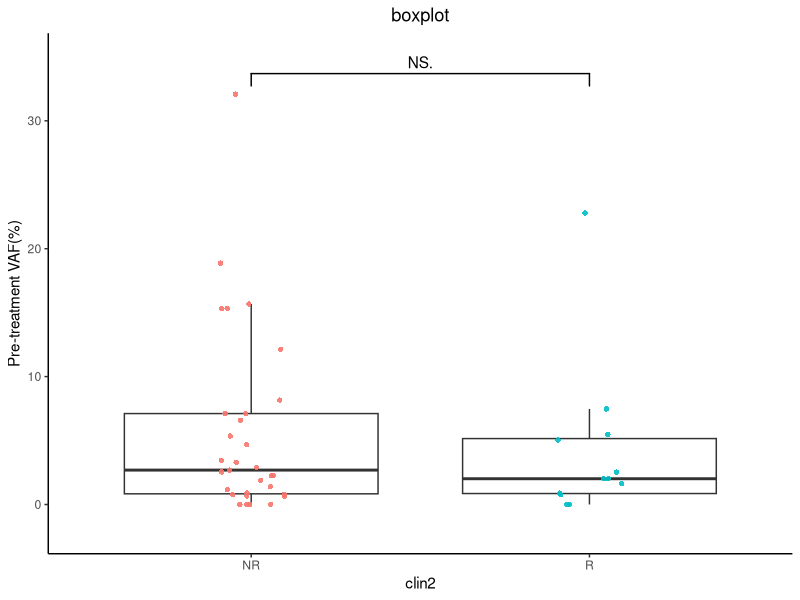

Write R code to recreate this figure.

rm(list=ls())

library(tidyverse)
library(ggsignif)
library(ggpubr)

sample = read.table('fig3.sample.txt', header=TRUE)
ctdna  = read.table('fig3c.ctdna.vaf.txt', header=TRUE)
tissue = read.table('fig3c.tissue.vaf.txt', header=TRUE)

mat = merge(sample, ctdna, by='pid', all.x=T)
mat = merge(mat, tissue, by='pid', all.x=T)

p <-  ggplot(mat, aes(x=clin2, y=c.vaf_mean)) +
  geom_boxplot(outlier.alpha = 0) +
  geom_jitter(aes(color=clin2),
              shape=16,
              alpha=0.9,
              position = position_jitter(0.1)) +
  theme_classic() +
  ggtitle('boxplot') +
  theme(plot.title = element_text(hjust = 0.5),
        legend.position = 'none') +
  geom_signif(comparisons = list(c("R","NR")),
              map_signif_level = TRUE) +
  ylim(-2,35) +
  ylab('Pre-treatment VAF(%)') 
p

wilcox.test(mat[mat$clin2 == 'R',]$c.vaf_mean, 
            mat[mat$clin2 == 'NR',]$c.vaf_mean)

print(mat[mat$clin2 == 'R',]$c.vaf_mean)
print(mat[mat$clin2 == 'NR',]$c.vaf_mean)
